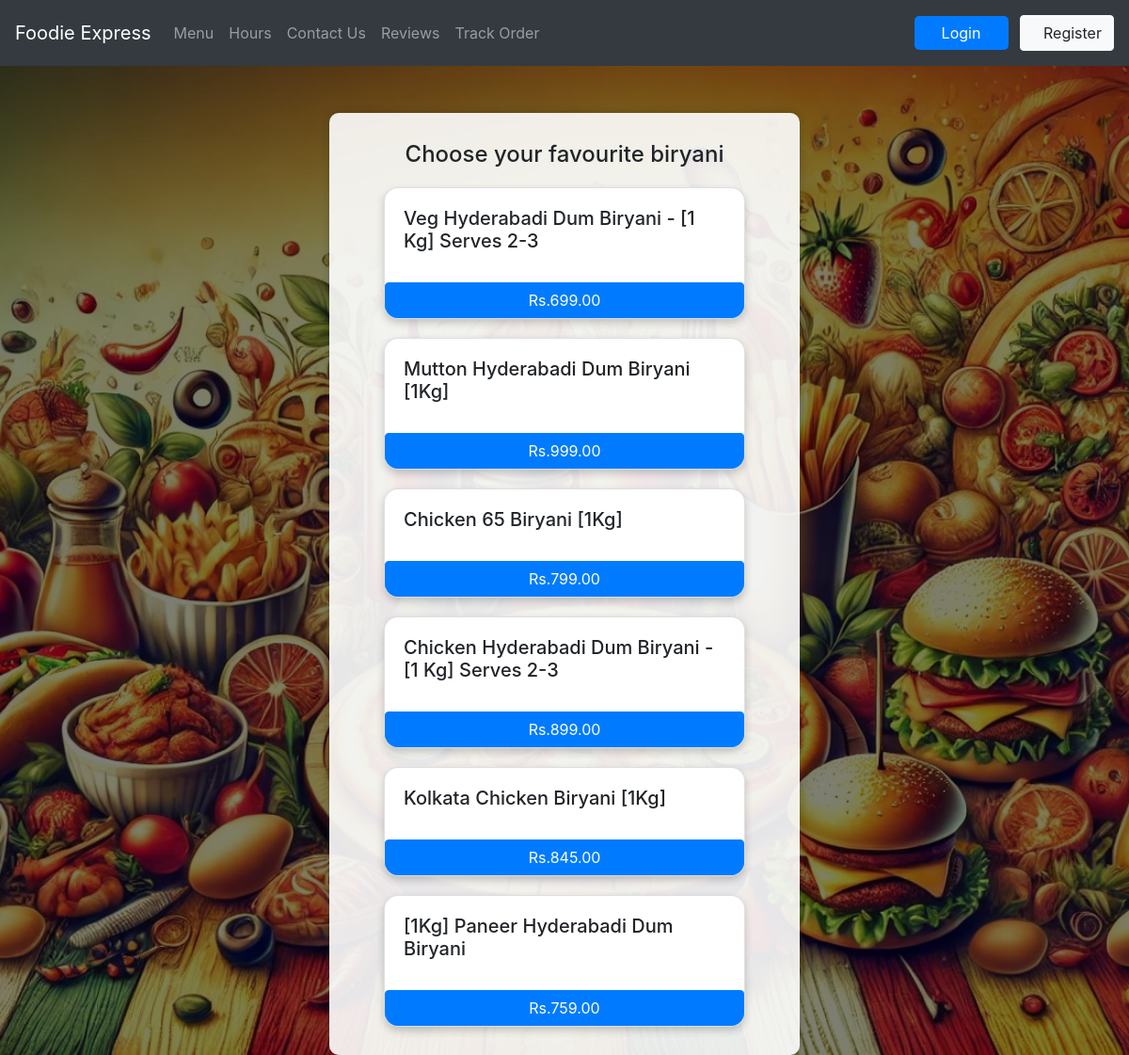
The page /Biryani on the database its author committed.
### orders/models.py (models this page shows)
class Biryani(models.Model):
    name = models.CharField(max_length=100)
    price = models.DecimalField(max_digits=5, decimal_places=2)
    def __str__(self):
        return self.name

### orders/views.py (the view)
# urls.py: path("Biryani", views.biryani, name="biryani"),
def biryani(request):
    return render(request, "orders/biryani.html", context={"dishes": Biryani.objects.all})

### orders/templates/orders/biryani.html
{% extends 'orders/header.html' %}
{% block content %}
<div class="container">
  <h4 style="margin:10px; text-align:center;">Choose your favourite biryani</h4>
  <div class="row justify-content-center">
    {% for dish in dishes %}
    <div class="card" id="regular_pizza_card" style="width: 24rem; margin:10px;">
      <div class="card-body">
        <h5 class="card-title">{{dish}}</h5>
      </div>
      <button class="btn btn-primary"
              onclick="isAuthenticated ? add_to_cart({item_description:'{{dish}}', price:{{dish.price}}}) : window.location.href='{% url 'orders:login' %}'">
        Rs.{{dish.price}}
      </button>
    </div>
    {% endfor %}
  </div>
</div>
{% endblock %}

### orders/static/orders/style.css (style rules this page uses)
body { background: url('bgimg.jpg') center/cover no-repeat fixed; }
body::before { content: ""; position: fixed; top: 0; left: 0; width: 100%; height: 100%; background: rgba(0, 0, 0, 0.5); z-index: -1; }
.container { max-width: 500px; background: rgba(255, 255, 255, 0.9); padding: 20px; border-radius: 10px; margin-top: 50px; box-shadow: 0px 0px 10px rgba(0, 0, 0, 0.2); }
.card { border-radius: 15px; overflow: hidden; box-shadow: 0px 4px 8px rgba(0, 0, 0, 0.2); transition: transform 0.3s ease-in-out, box-shadow 0.3s ease-in-out; }

### rows shown on the page
Biryani: name "Veg Hyderabadi Dum Biryani - [1 Kg] Serves 2-3", price "699.00"
Biryani: name "Mutton Hyderabadi Dum Biryani [1Kg]", price "999.00"
Biryani: name "Chicken 65 Biryani [1Kg]", price "799.00"
Biryani: name "Chicken Hyderabadi Dum Biryani -[1 Kg] Serves 2-3", price "899.00"
Biryani: name "Kolkata Chicken Biryani [1Kg]", price "845.00"
Biryani: name "[1Kg] Paneer Hyderabadi Dum Biryani", price "759.00"
